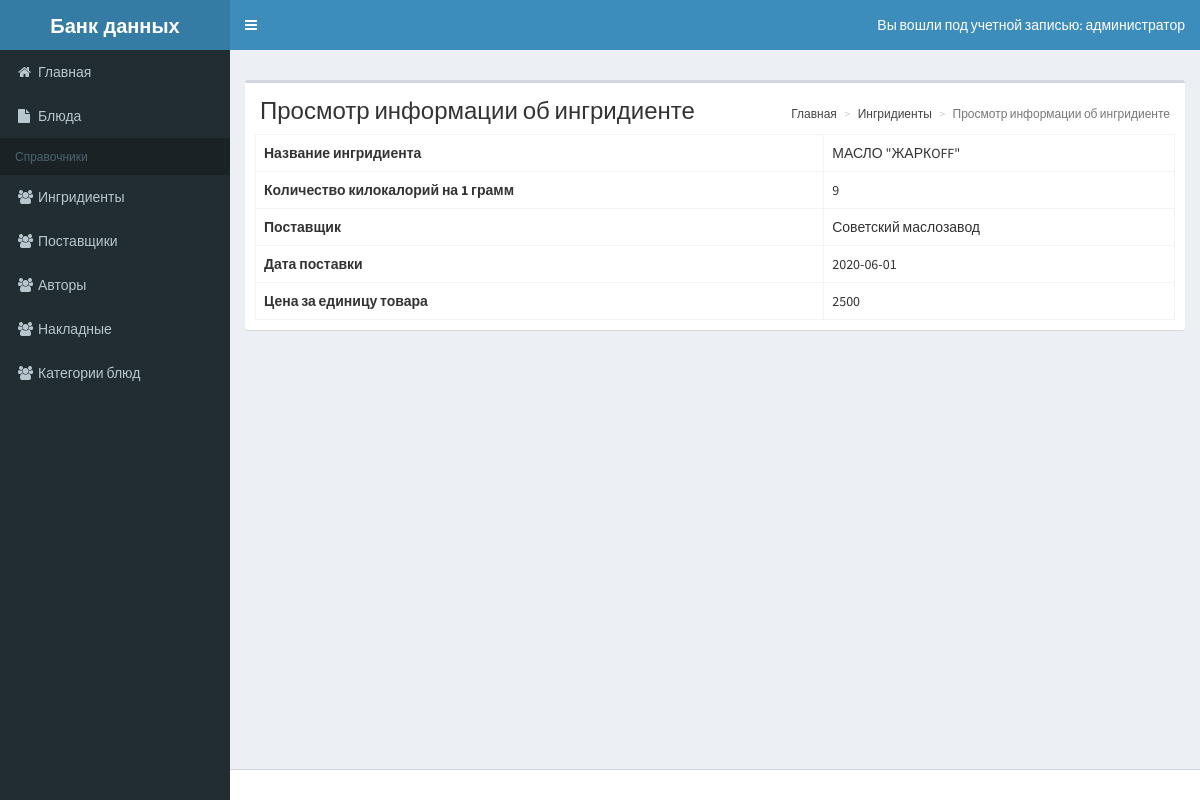
Page /project/view-ingridient.php?id=1 (signed in) on the committed database.
### tables this page shows
CREATE TABLE `ingridient` (
  `ingridient_id` int(11) NOT NULL,
  `name` varchar(50) NOT NULL,
  `calory` int(11) NOT NULL,
  `invoice_id` int(11) NOT NULL
);

CREATE TABLE `provider` (
  `provider_id` int(11) NOT NULL,
  `name` varchar(20) NOT NULL,
  `adress` varchar(50) NOT NULL,
  `tel` varchar(12) NOT NULL
);

CREATE TABLE `invoice` (
  `invoice_id` int(11) NOT NULL,
  `data` date NOT NULL,
  `provider_id` int(11) NOT NULL,
  `price` int(11) NOT NULL,
  `quantity` int(11) NOT NULL
);

### project/classes/BaseMap.php (called while the page is built, shortened)
<?php
abstract class BaseMap extends Config{
function __construct()
{
try{
    $this->db = new PDO('mysql:host='.self::HOST.';dbname='.self::DB_NAME,self::DB_USER,self::DB_PASSWORD);
    }
    catch(PDOException $e) {
        echo $e->getMessage();
    }
    catch (Exception $ex) {
}
}}

### project/classes/Helper.php (called while the page is built, shortened)
<?php
class Helper {
    public static function clearInt($str){
        return (int)$str;
    }
foreach ($options as $option) { ?>
<?php }
}

### project/classes/IngridientMap.php (called while the page is built, shortened)
<?php
class IngridientMap extends BaseMap{
public function findViewById($id=null){
if ($id) {
$res = $this->db->query("SELECT ingridient.ingridient_id,
ingridient.name,ingridient.calory, invoice.data,invoice.price,invoice.quantity, provider.name as provider FROM ingridient
INNER JOIN invoice ON ingridient.invoice_id=invoice.invoice_id
INNER JOIN provider ON invoice.provider_id=provider.provider_id
WHERE ingridient_id =$id");
return $res->fetch(PDO::FETCH_OBJ);
}
return false;
}
}

### project/view-ingridient.php (the view, shortened to what this page needs)
<?php
if (isset($_GET['id'])) {
$id = Helper::clearInt($_GET['id']);
$ingridient = (new IngridientMap())->findViewById($id);
$header = 'Просмотр информации об ингридиенте';
require_once 'template/header.php';
?>
<div class="row">
<div class="col-xs-12">
<div class="box">
<section class="content-header">
<h1><?= $header; ?></h1>
<ol class="breadcrumb">
<li><a href="index.php"><i class="fafa-dashboard"></i> Главная</a></li>
<li><a href="list-ingridient.php">Ингридиенты</a></li>
<li class="active"><?= $header; ?></li>
</ol>
</section>
<div class="box-body">
<table class="table table-bordered table-hover">
<tr>
<th>Название ингридиента</th>
<td><?= $ingridient->name; ?></td>
</tr>
<tr>
<th>Количество килокалорий на 1 грамм</th>
<td><?= $ingridient->calory; ?></td>
</tr>
<tr>
<th>Поставщик</th>
<td><?=($ingridient->provider);?></td>
</tr>
<tr>
<th>Дата поставки</th>
<td><?=($ingridient->data);?></td>
</tr>
<tr>
<th>Цена за единицу товара</th>
<?php $price_for_one=($ingridient->price)/($ingridient->quantity)?>
<td><?=$price_for_one;?></td>
</tr>
</table>
</div>
</div>
</div>
</div>
<?php
}
require_once 'template/footer.php';
?>

### rows in the picture
ingridient: name "МАСЛО \"ЖАРКOFF\"", calory "9", provider.name "Советский маслозавод", invoice.data "2020-06-01", invoice.quantity "2500"

### other values in the picture
$_SESSION['roleName'] "администратор"
$header "Просмотр информации об ингридиенте"
